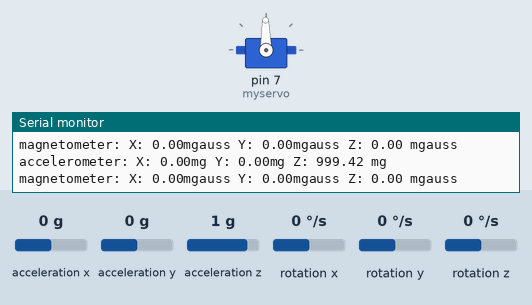
Bench run of a sketch on a simulated Arduino Uno, built with avr-gcc and run on an emulated ATmega328P. On the bench: servo, the last lines printed to the serial monitor. The inputs (shaded band) are chosen by the test bench; at power-on: acceleration x 0 g, acceleration y 0 g, acceleration z 1 g, rotation x 0 °/s, rotation y 0 °/s, rotation z 0 °/s.

Above: at 1.2 s.
1.3 s: acceleration x set to -1.4 g
At 1.7 s:
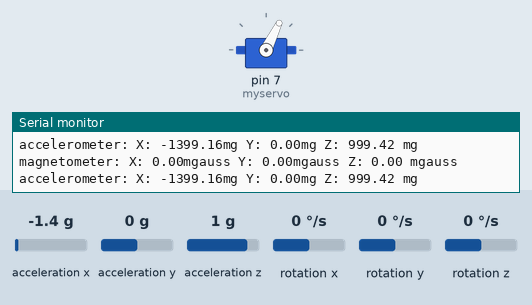
2.8 s: acceleration x set to 0.8 g
At 4.1 s:
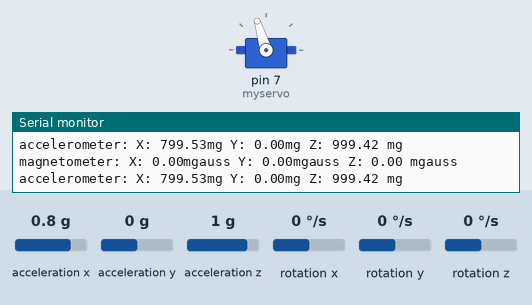
Timing chart, 0 to 5.8 s (numbered marks = the images above; inputs shaded):
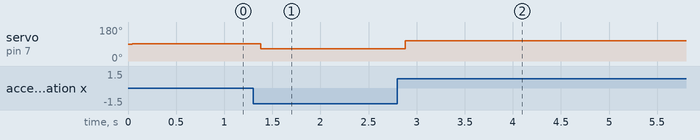

The sketch:

task6.ino
```cpp
#include <Wire.h>
#include <LSM303.h>
#include <Servo.h>

LSM303 compass;
Servo myservo;

char report[80];

void setup() {
  Serial.begin(9600);
  Wire.begin();
  compass.init();

  compass.enableDefault();
  myservo.attach(7);
}

void loop() {
  compass.read();

  //Serial.println("Accelometere (in mg) and magnetometer (in mgauss)");
  Serial.print("accelerometer: ");
  Serial.print("X: ");
  Serial.print((((int)compass.a.x)*0.061));
  Serial.print("mg");
  Serial.print(" Y: ");
  Serial.print((((int)compass.a.y)*0.061));
  Serial.print("mg");
  Serial.print(" Z: ");
  Serial.print((((int)compass.a.z)*0.061));
  Serial.println(" mg");

  compass.read();

  Serial.print("magnetometer: ");
  Serial.print("X: ");
  Serial.print((((int)compass.m.x)*0.160));
  Serial.print("mgauss");
  Serial.print(" Y: ");
  Serial.print((((int)compass.m.y)*0.160));
  Serial.print("mgauss");
  Serial.print(" Z: ");
  Serial.print((((int)compass.m.z)*0.160));
  Serial.println(" mgauss");
  int motorvalue = map(((compass.a.x)*0.160), -1100, 1460, 1400, 1600);
  myservo.writeMicroseconds(motorvalue);

  //delay(500);
}
```

Measured:
- after the input at 1.3 s, servo on pin 7 (myservo): 91° → 64° after 0.08 s
- after the input at 2.8 s, servo on pin 7 (myservo): 64° → 107° after 0.08 s
